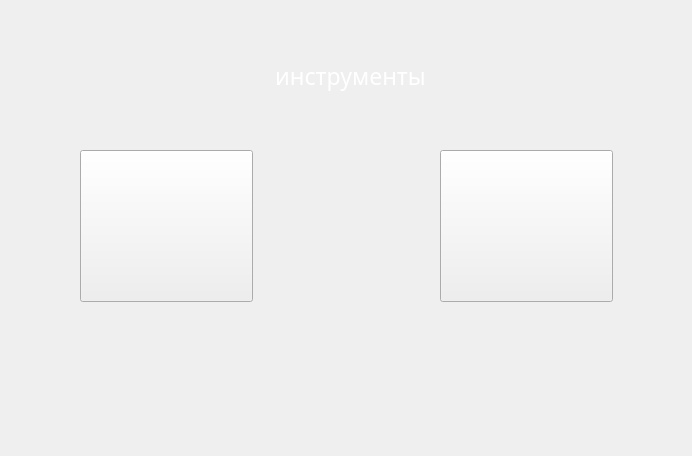
<?xml version="1.0" encoding="UTF-8"?>
<ui version="4.0">
 <class>SelectToolZamer</class>
 <widget class="QWidget" name="SelectToolZamer">
  <property name="windowModality">
   <enum>Qt::NonModal</enum>
  </property>
  <property name="geometry">
   <rect>
    <x>0</x>
    <y>0</y>
    <width>692</width>
    <height>456</height>
   </rect>
  </property>
  <property name="minimumSize">
   <size>
    <width>692</width>
    <height>456</height>
   </size>
  </property>
  <property name="maximumSize">
   <size>
    <width>692</width>
    <height>456</height>
   </size>
  </property>
  <property name="windowTitle">
   <string>Палетка</string>
  </property>
  <property name="styleSheet">
   <string notr="true"/>
  </property>
  <widget class="QWidget" name="widget" native="true">
   <property name="geometry">
    <rect>
     <x>0</x>
     <y>0</y>
     <width>692</width>
     <height>456</height>
    </rect>
   </property>
   <property name="minimumSize">
    <size>
     <width>692</width>
     <height>456</height>
    </size>
   </property>
   <property name="maximumSize">
    <size>
     <width>692</width>
     <height>456</height>
    </size>
   </property>
   <property name="styleSheet">
    <string notr="true">#widget
{
	border-image: url(:/Pyramid/fon_next_menu.png);
}</string>
   </property>
   <widget class="QPushButton" name="distLine">
    <property name="geometry">
     <rect>
      <x>80</x>
      <y>150</y>
      <width>173</width>
      <height>152</height>
     </rect>
    </property>
    <property name="minimumSize">
     <size>
      <width>173</width>
      <height>152</height>
     </size>
    </property>
    <property name="maximumSize">
     <size>
      <width>173</width>
      <height>152</height>
     </size>
    </property>
    <property name="styleSheet">
     <string notr="true"> QPushButton:hover:pressed {
    padding-right: 15px; /* make room for the arrows */
	border-image: url(:/Pyramid/point_dist_n.png);
     border-width: 3;}
 
QPushButton{
     padding-right: 15px; /* make room for the arrows */
	border-image: url(:/Pyramid/point_dist.png);
     border-width: 3;}

 QPushButton:hover {
    padding-right: 15px; /* make room for the arrows */
	border-image: url(:/Pyramid/point_dist.png);
     border-width: 3;}</string>
    </property>
    <property name="text">
     <string/>
    </property>
   </widget>
   <widget class="QPushButton" name="breakDistLine">
    <property name="geometry">
     <rect>
      <x>440</x>
      <y>150</y>
      <width>173</width>
      <height>152</height>
     </rect>
    </property>
    <property name="minimumSize">
     <size>
      <width>173</width>
      <height>152</height>
     </size>
    </property>
    <property name="maximumSize">
     <size>
      <width>173</width>
      <height>152</height>
     </size>
    </property>
    <property name="styleSheet">
     <string notr="true"> QPushButton:hover:pressed {
    padding-right: 15px; /* make room for the arrows */
	border-image: url(:/Pyramid/break_line_n.png);
     border-width: 3;}
 
QPushButton{
     padding-right: 15px; /* make room for the arrows */
	border-image: url(:/Pyramid/break_line.png);
     border-width: 3;}

 QPushButton:hover {
    padding-right: 15px; /* make room for the arrows */
	border-image: url(:/Pyramid/break_line.png);
     border-width: 3;}</string>
    </property>
    <property name="text">
     <string/>
    </property>
   </widget>
   <widget class="QLabel" name="statusVideo">
    <property name="geometry">
     <rect>
      <x>30</x>
      <y>60</y>
      <width>641</width>
      <height>31</height>
     </rect>
    </property>
    <property name="palette">
     <palette>
      <active>
       <colorrole role="WindowText">
        <brush brushstyle="SolidPattern">
         <color alpha="255">
          <red>255</red>
          <green>255</green>
          <blue>255</blue>
         </color>
        </brush>
       </colorrole>
       <colorrole role="Text">
        <brush brushstyle="SolidPattern">
         <color alpha="255">
          <red>255</red>
          <green>255</green>
          <blue>255</blue>
         </color>
        </brush>
       </colorrole>
       <colorrole role="ButtonText">
        <brush brushstyle="SolidPattern">
         <color alpha="255">
          <red>255</red>
          <green>255</green>
          <blue>255</blue>
         </color>
        </brush>
       </colorrole>
      </active>
      <inactive>
       <colorrole role="WindowText">
        <brush brushstyle="SolidPattern">
         <color alpha="255">
          <red>255</red>
          <green>255</green>
          <blue>255</blue>
         </color>
        </brush>
       </colorrole>
       <colorrole role="Text">
        <brush brushstyle="SolidPattern">
         <color alpha="255">
          <red>255</red>
          <green>255</green>
          <blue>255</blue>
         </color>
        </brush>
       </colorrole>
       <colorrole role="ButtonText">
        <brush brushstyle="SolidPattern">
         <color alpha="255">
          <red>255</red>
          <green>255</green>
          <blue>255</blue>
         </color>
        </brush>
       </colorrole>
      </inactive>
      <disabled>
       <colorrole role="WindowText">
        <brush brushstyle="SolidPattern">
         <color alpha="255">
          <red>120</red>
          <green>120</green>
          <blue>120</blue>
         </color>
        </brush>
       </colorrole>
       <colorrole role="Text">
        <brush brushstyle="SolidPattern">
         <color alpha="255">
          <red>120</red>
          <green>120</green>
          <blue>120</blue>
         </color>
        </brush>
       </colorrole>
       <colorrole role="ButtonText">
        <brush brushstyle="SolidPattern">
         <color alpha="255">
          <red>120</red>
          <green>120</green>
          <blue>120</blue>
         </color>
        </brush>
       </colorrole>
      </disabled>
     </palette>
    </property>
    <property name="font">
     <font>
      <family>Trebuchet MS</family>
      <pointsize>17</pointsize>
      <stylestrategy>PreferDefault</stylestrategy>
     </font>
    </property>
    <property name="text">
     <string>инструменты</string>
    </property>
    <property name="alignment">
     <set>Qt::AlignCenter</set>
    </property>
   </widget>
  </widget>
 </widget>
 <resources>
  <include location="../Resources/PyramidWidgets.qrc"/>
 </resources>
 <connections/>
</ui>
